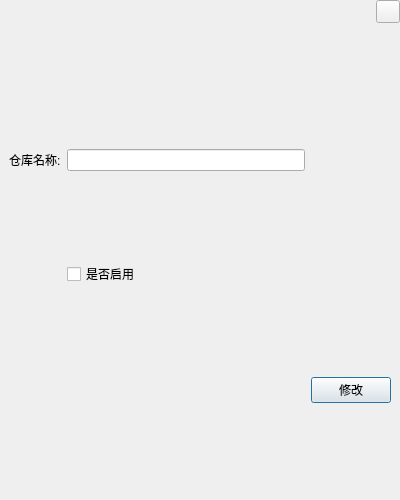
<?xml version="1.0" encoding="UTF-8"?>
<ui version="4.0">
 <class>FrmWareHouseEdit</class>
 <widget class="QDialog" name="FrmWareHouseEdit">
  <property name="geometry">
   <rect>
    <x>0</x>
    <y>0</y>
    <width>400</width>
    <height>500</height>
   </rect>
  </property>
  <property name="windowTitle">
   <string>Dialog</string>
  </property>
  <layout class="QGridLayout" name="gridLayout_3" rowstretch="1,9">
   <property name="leftMargin">
    <number>0</number>
   </property>
   <property name="topMargin">
    <number>0</number>
   </property>
   <property name="rightMargin">
    <number>0</number>
   </property>
   <property name="bottomMargin">
    <number>0</number>
   </property>
   <item row="0" column="0">
    <widget class="QWidget" name="widget" native="true">
     <layout class="QHBoxLayout" name="horizontalLayout">
      <property name="topMargin">
       <number>0</number>
      </property>
      <property name="rightMargin">
       <number>0</number>
      </property>
      <property name="bottomMargin">
       <number>0</number>
      </property>
      <item>
       <widget class="QLabel" name="labTitle">
        <property name="text">
         <string/>
        </property>
       </widget>
      </item>
      <item>
       <spacer name="horizontalSpacer">
        <property name="orientation">
         <enum>Qt::Horizontal</enum>
        </property>
        <property name="sizeHint" stdset="0">
         <size>
          <width>40</width>
          <height>20</height>
         </size>
        </property>
       </spacer>
      </item>
      <item>
       <widget class="QWidget" name="widget_3" native="true">
        <layout class="QGridLayout" name="gridLayout">
         <property name="leftMargin">
          <number>0</number>
         </property>
         <property name="topMargin">
          <number>0</number>
         </property>
         <property name="rightMargin">
          <number>0</number>
         </property>
         <property name="bottomMargin">
          <number>0</number>
         </property>
         <item row="0" column="0">
          <widget class="QToolButton" name="toolButton">
           <property name="text">
            <string/>
           </property>
          </widget>
         </item>
         <item row="1" column="0">
          <spacer name="verticalSpacer">
           <property name="orientation">
            <enum>Qt::Vertical</enum>
           </property>
           <property name="sizeHint" stdset="0">
            <size>
             <width>20</width>
             <height>40</height>
            </size>
           </property>
          </spacer>
         </item>
        </layout>
       </widget>
      </item>
     </layout>
    </widget>
   </item>
   <item row="1" column="0">
    <widget class="QWidget" name="widget_2" native="true">
     <layout class="QGridLayout" name="gridLayout_2">
      <item row="0" column="1">
       <widget class="QLineEdit" name="editName"/>
      </item>
      <item row="4" column="2">
       <widget class="QPushButton" name="btnEdit">
        <property name="text">
         <string>修改</string>
        </property>
       </widget>
      </item>
      <item row="0" column="0">
       <widget class="QLabel" name="label_2">
        <property name="text">
         <string>仓库名称:</string>
        </property>
       </widget>
      </item>
      <item row="1" column="1">
       <widget class="QCheckBox" name="checkBox">
        <property name="text">
         <string>是否启用</string>
        </property>
       </widget>
      </item>
     </layout>
    </widget>
   </item>
  </layout>
 </widget>
 <resources/>
 <connections/>
</ui>
